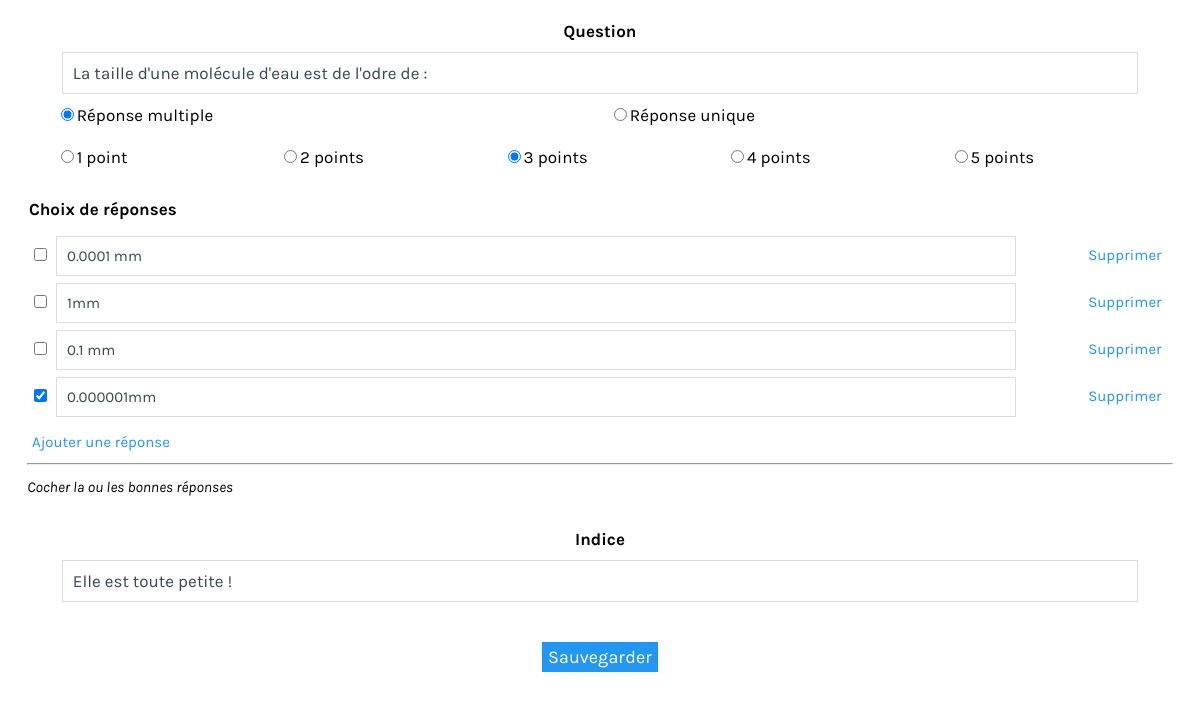
Screenshot of /frame_form_answer.php?id=4 (signed in) with the database file from the repository.
### tables this page shows
CREATE TABLE question
(
	question_id INTEGER AUTO_INCREMENT NOT NULL,
    question_questionnaire_id INTEGER NOT NULL,
    question_num INTEGER NOT NULL,
    question_content varchar(255) NOT NULL,
    question_type enum('checkbox','radio') NOT NULL,
	question_hint TEXT,
    question_weight enum('1', '2', '3', '4', '5') NOT NULL DEFAULT 1,
    PRIMARY KEY (question_id),
    FOREIGN KEY (question_questionnaire_id) REFERENCES questionnaire(questionnaire_id) ON DELETE CASCADE
);

CREATE TABLE choice
(
	choice_id INTEGER AUTO_INCREMENT NOT NULL,
    choice_question_id INTEGER NOT NULL,
    choice_content varchar(255) NULL,
    choice_status BOOLEAN NOT NULL,
    PRIMARY KEY (choice_id),
    FOREIGN KEY (choice_question_id) REFERENCES question(question_id) ON DELETE CASCADE
);

### include/auth.class.php (called while the page is built, shortened)
<?php
class Auth{
	static function getUserId() {
		if(isset($_SESSION["user_id"]))
			return $_SESSION["user_id"];
		else
			return 0;
	}
};
?>

### frame_form_answer.php (the view, shortened to what this page needs)
<?php
require_once("include/auth.class.php");
$auth = new Auth(true);
$own = false;
$data = array();
if(Validation::Query($_GET, array("id", "qid")) && $_GET["id"] == -1) {
	$q = '	SELECT questionnaire.*, COUNT(question_id) AS questionnaire_total_questions
				FROM questionnaire
				INNER JOIN question ON questionnaire_id = question_questionnaire_id
				WHERE questionnaire_id = '.$_MYSQLI->real_escape_string($_GET["qid"]).'
				LIMIT 1';
	$questionnaire_result = $_MYSQLI->query($q);
	if($questionnaire_result->num_rows > 0)	{
		$questionnaire = $questionnaire_result->fetch_object();
		if($questionnaire->questionnaire_user_id == Auth::getUserId()) {
			$error = false;
			$new = true;
			$own = true;
			$data["question"] = new stdClass();
			$data["question"]->question_content = "";
			$data["question"]->question_hint = "";
			$data["question"]->question_type = "checkbox";
			$data["question"]->question_weight = "1";
			$data["question"]->question_weight = "1";
			$data["choices"] = array();
			$data["choices"][0] = new stdClass();
			$data["choices"][0]->choice_status = 0;
			$data["choices"][0]->question_type = "checkbox";
			$data["choices"][0]->choice_content = "";
			$data["choices"][0]->choice_id = -1;
		}
	}
}
else if($auth->isLogged() && Validation::Query($_GET, array("id")) && is_numeric($_GET["id"])) {
	$question_result = $_MYSQLI->query('SELECT * FROM question INNER JOIN questionnaire ON questionnaire_id = question_questionnaire_id WHERE question_id = '.$_GET["id"]);
	if($question_result->num_rows > 0) {
		$data["question"] = $question_result->fetch_object();
		$own = $data["question"]->questionnaire_user_id == Auth::getUserId();
		$choice_query = '	SELECT *, SUM(case when answer_student_user_id = '.Auth::getUserId().' then 1 else 0 end) as checked
							FROM question q
							JOIN choice c ON c.choice_question_id = q.question_id
							LEFT JOIN answer a ON a.answer_choice_id = c.choice_id
							WHERE question_id = '.$_GET["id"].'
							GROUP BY choice_id
							ORDER BY question_num ASC, question_id ASC';
		$choice_result = $_MYSQLI->query($choice_query);
		$data["choices"] = array();
		while($row = $choice_result->fetch_object()) {
			$data["choices"][$row->choice_id] = $row;
		}
	}
}
?>
<!DOCTYPE html>
<html>
	<head>
		<link rel="stylesheet" type="text/css" href="css/main.css">
	</head>
	<body style="background: #fff;">
			<div id="answer_framed" >
				<div class="padder">
					<?php
					if($own) {
						?>
						<div id="answerForm">
						<form action="" method="post" id="ownquestionform">
						<fieldset>
							<legend>Question</legend>
							<input id="question_content" type="text" name="question_content" placeholder="Entrer une question" value="<?php echo ($data["question"]->question_content); ?>" /><br/>
							<div id="type">
								<label><input id="type_multi" type="radio" <?php echo ($data["question"]->question_type == "checkbox") ? "checked" : ""; ?>  name="question_type" value="checkbox" />Réponse multiple</label>
								<label><input id="type_one" type="radio"  <?php echo ($data["question"]->question_type == "radio") ? "checked" : ""; ?> name="question_type" value="radio" />Réponse unique</label>
							</div>
							<div id="weight">
								<label><input <?php echo ($data["question"]->question_weight == "1") ? "checked" : ""; ?> type="radio" name="question_weight" value="1" />1 point</label>
								<label><input <?php echo ($data["question"]->question_weight == "2") ? "checked" : ""; ?> type="radio" name="question_weight" value="2" />2 points</label>
								<label><input <?php echo ($data["question"]->question_weight == "3") ? "checked" : ""; ?> type="radio" name="question_weight" value="3" />3 points</label>
								<label><input <?php echo ($data["question"]->question_weight == "4") ? "checked" : ""; ?> type="radio" name="question_weight" value="4" />4 points</label>
								<label><input <?php echo ($data["question"]->question_weight == "5") ? "checked" : ""; ?> type="radio" name="question_weight" value="5" />5 points</label>
							</div>
						</fieldset>
						<fieldset id="choices">
							<legend>Choix de réponses</legend>
							<table>
							<?php
							$i=0;
							foreach($data["choices"] as $choice) {
								echo "<tr>";
									$checked = ($choice->choice_status == 1) ? "checked" : "";
									echo '<td><input '.$checked.' class="answerbox" type="'.$data["question"]->question_type.'" name="correct_indexes[]" value="'.$i.'"></td>';
									echo '<td><input class="choice" type="text" name="labels[]" value="'.$choice->choice_content.'" />';
									echo '<input type="hidden" name="keys[]" value="'.$choice->choice_id.'" /></td>';
									echo '<input type="hidden" name="indexes[]" value="'.$i++.'" /></td>';
									echo '<td><a class="del" href="#">Supprimer</a></td>';
								echo "</tr>";
							}
							?>
							</table>
							<a id="new" href="#">Ajouter une réponse</a>
							<hr/>
							<i id="check_indication">Cocher la ou les bonnes réponses</i>
						</fieldset>
						<fieldset>
							<legend>Indice</legend>
							<input name="question_hint" type="text" placeholder="Entrer un indice optionnel à la question" value="<?php echo ($data["question"]->question_hint); ?>" />
						</fieldset>
						</form>
						</div>
						<input onclick="if(!validate())return false;document.getElementById('loader').style.display='';" type="submit" form="ownquestionform" value="Sauvegarder" class="btn" />
						<?php
					} ?>
				</div>
			</div>
	</body>
</html>

### css/main.css (style rules this page uses)
body { margin:0; font-family: 'Karla', sans-serif; font-size: 17px; line-height: 36px; background: #f5f5f5; }
input, textarea { font-family: "Karla",sans-serif; }
a { text-decoration: none; }
hr { color: #fff; }
#answer_framed { width:100%; height:100%; background: white; text-align: center; }
.padder { margin: 10px 15px 0; }
.btn { font-size: 18px; background: #2196F3; color: #ffffff; padding: 4px 6px; text-decoration: none; border:0; margin-top: 30px; cursor:pointer; transition:background 0.3s; }
#answerForm fieldset { border: 1px solid #d9dee3; border: 0; padding:0 10px 10px; line-height:42px; }
#answerForm fieldset legend { font-weight:bold; }
#type, #weight { margin-left: 2.5%; padding: 0; text-align: left; }
#type label { display: block; float: left; width: 49.5%; font-size:17px; }
#weight label { display: block; float: left; width: 20%; font-size:17px; }
#answerForm input[type=text], #answerForm input[type=password] { border: 1px solid #d9dee3; color: #37474f; font-size: 17px; padding: 10px; width:92%; }
#choices input[type=text] { font-size: 15px; }
#choices { text-align: left; }
#choices i { font-size:15px; }
#choices hr { margin:0; }
#choices a { font-size: 15px; padding:0 5px; color: #2196F3; }
#choices table { width: 100%; }
#choices td:first-child { width: 22px; }
#choices td:last-child { width: 90px; text-align:center; }
#weight { text-align:left; }
#answerForm { clear:both; }

### rows the page displays
question: question_content "La taille d'une molécule d'eau est de l'odre de :", question_type "☑ Réponse multiple", question_type "☐ Réponse unique", question_weight "☐ 1 point", question_weight "☐ 2 points", question_weight "☑ 3 points", question_weight "☐ 4 points", question_weight "☐ 5 points", choice_content "0.000001mm", question_hint "Elle est toute petite !"
choice: choice_content "0.0001 mm"
choice: choice_content "1mm"
choice: choice_content "0.1 mm"
